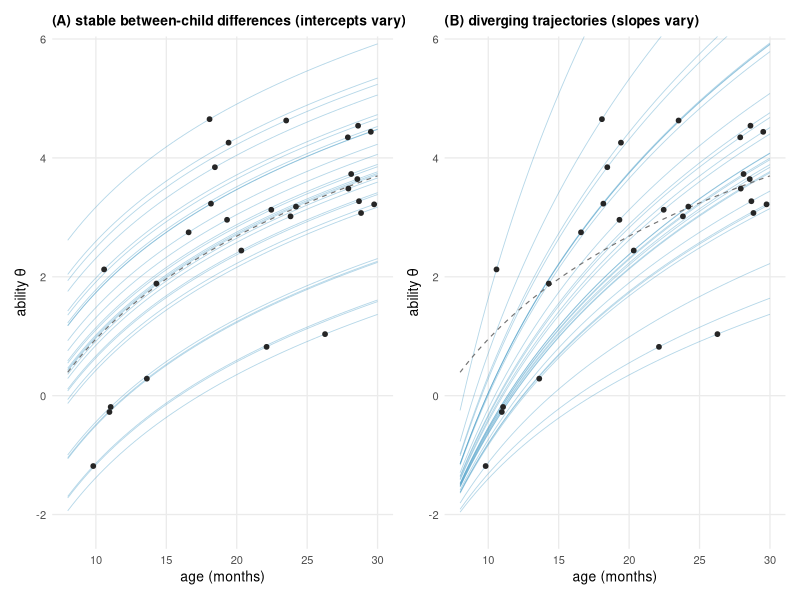

Write R code to recreate this figure.
## ---- chunk 1
suppressPackageStartupMessages({
  library(here); library(dplyr); library(ggplot2); library(patchwork)
})
knitr::opts_chunk$set(
  echo = FALSE, message = FALSE, warning = FALSE,
  fig.align = "center", out.width = "100%", dpi = 300
)
## ---- chunk 2
#| label: fig-cross-sectional-confound
#| fig-cap: ""
# Why longitudinal data are needed to identify per-child acceleration.
#
# A single cross-sectional snapshot — one ability estimate per child at
# their observed age — is consistent with qualitatively different
# individual-trajectory structures. We draw ONE set of cross-sectional
# points (identical in both panels) and overlay two generative stories
# that each pass through every point exactly:
#   (A) stable between-child differences: every child shares the
#       population slope and differs only in intercept (parallel lines);
#   (B) diverging trajectories: every child starts from a common early
#       ability and differs in slope (a fan).
# With one observation per child the two are indistinguishable — only
# repeated measurement of the same child reveals which holds.

set.seed(42)
N         <- 28
a0        <- 6                       # reference age; log(t/a0) > 0 over 8-30
kappa_pop <- 2.5                     # population acceleration (slope on log-age)
sigma_xi  <- 1.0                     # between-child intercept spread

ages_obs <- runif(N, 8, 30)
L_obs    <- log(ages_obs / a0)
# cross-sectional cloud: ability rises with log-age + between-child noise
theta_obs <- kappa_pop * L_obs + rnorm(N, 0, sigma_xi)
pts <- data.frame(age = ages_obs, theta = theta_obs)

age_grid <- seq(8, 30, length.out = 60)
L_grid   <- log(age_grid / a0)

# (A) parallel: each child same slope kappa_pop, intercept set to hit point
parallel <- bind_rows(lapply(seq_len(N), function(i) {
  xi <- theta_obs[i] - kappa_pop * L_obs[i]
  data.frame(child = i, age = age_grid, theta = xi + kappa_pop * L_grid)
}))

# (B) fanning: common early origin theta0, slope set to hit point
theta0 <- min(theta_obs) - 1.5       # origin below the cloud so all slopes > 0
fanning <- bind_rows(lapply(seq_len(N), function(i) {
  kappa_i <- (theta_obs[i] - theta0) / L_obs[i]
  data.frame(child = i, age = age_grid, theta = theta0 + kappa_i * L_grid)
}))

yr <- range(theta_obs) + c(-1, 1)
mk <- function(traj, ttl) {
  ggplot() +
    geom_line(data = traj, aes(age, theta, group = child),
              color = "#2b8cbe", alpha = 0.35, linewidth = 0.3) +
    geom_line(data = data.frame(age = age_grid,
                                theta = kappa_pop * L_grid +
                                        (mean(theta_obs) - kappa_pop * mean(L_obs))),
              aes(age, theta), linetype = "dashed",
              color = "grey45", linewidth = 0.4) +
    geom_point(data = pts, aes(age, theta), size = 1.3, color = "grey15") +
    coord_cartesian(ylim = yr) +
    labs(x = "age (months)", y = expression(ability~theta), title = ttl) +
    theme_minimal(base_size = 10) +
    theme(plot.title = element_text(size = 10, face = "bold"),
          panel.grid.minor = element_blank())
}

mk(parallel, "(A) stable between-child differences (intercepts vary)") +
mk(fanning,  "(B) diverging trajectories (slopes vary)")
